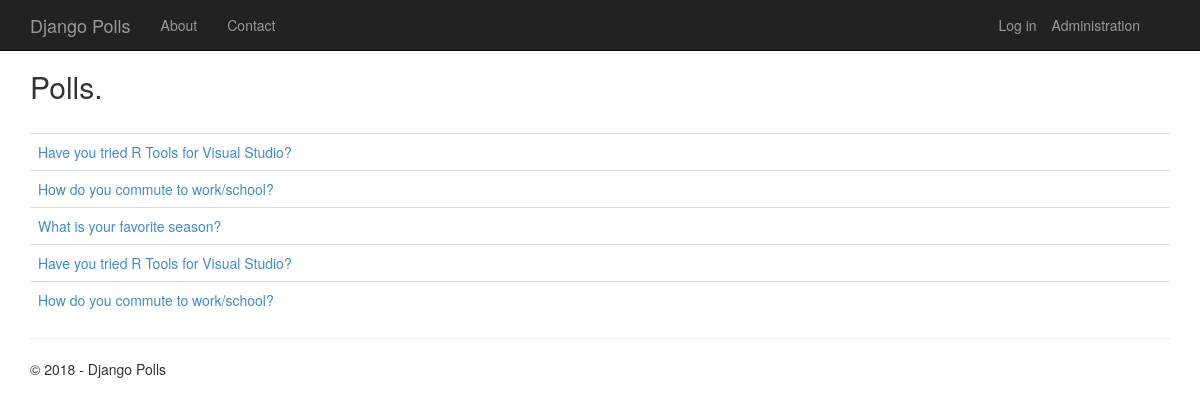
The page / on the database its author committed.
### app/models.py (models this page shows, shortened)
class Poll(models.Model):
    text = models.CharField(max_length=200)
    pub_date = models.DateTimeField('date published')
    author = models.CharField(max_length=100, blank=True)

### app/views.py (the view)
class PollListView(ListView):
    model = Poll
    def get_context_data(self, **kwargs):
        context = super(PollListView, self).get_context_data(**kwargs)
        context['title'] = 'Polls'
        context['year'] = datetime.now().year
        return context

### app/templates/app/index.html (shortened to what this page needs)
{% extends "app/layout.html" %}
{% block content %}
<h2>Polls.</h2>
<br/>
{% if latest_poll_list %}
<table class="table table-hover">
    <tbody>
        {% for poll in latest_poll_list %}
        <tr>
            <td>
                <a href="{% url 'app:detail' poll.id %}">{{poll.text}}</a>
            </td>
        </tr>
        {% endfor %}
    </tbody>
</table>
{% endif %}
{% endblock %}

### app/static/app/content/site.css (style rules this page uses)
body { padding-top: 50px; padding-bottom: 20px; }

### rows shown on the page
Poll: text "Have you tried R Tools for Visual Studio?"
Poll: text "How do you commute to work/school?"
Poll: text "What is your favorite season?"
Poll: text "Have you tried R Tools for Visual Studio?"
Poll: text "How do you commute to work/school?"

### other values the page prints
{{ year }} "2018"
